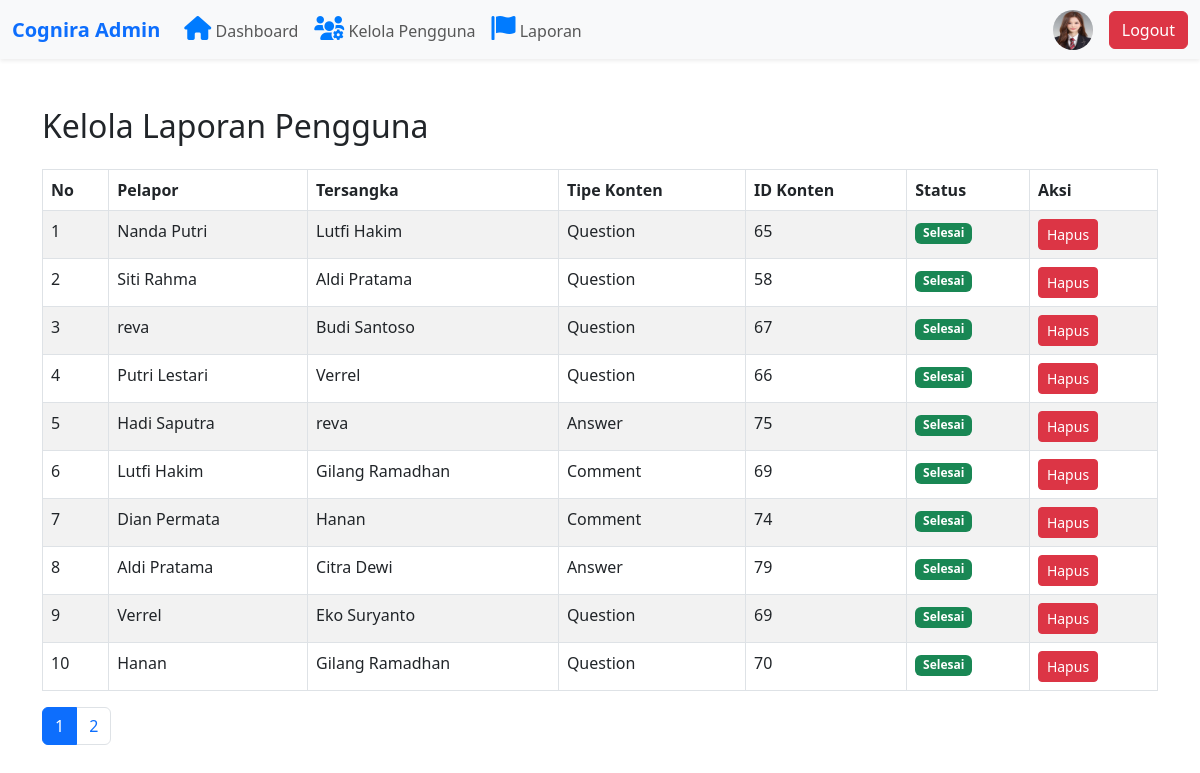
The app's page /admin/laporan-admin.php (signed in) with its own data.
### tables this page shows
CREATE TABLE `admin_moderator` (
  `pengguna_id` varchar(11) NOT NULL,
  `nama` varchar(50) NOT NULL,
  `email` varchar(100) NOT NULL,
  `kata_sandi` varchar(255) NOT NULL,
  `foto` varchar(50) DEFAULT NULL,
  `peran` enum('Admin','Moderator') NOT NULL,
  `created_at` datetime NOT NULL
);

CREATE TABLE `laporan` (
  `laporan_id` int(11) NOT NULL,
  `pelapor_id` varchar(11) NOT NULL,
  `tersangka_id` varchar(11) NOT NULL,
  `konten_id` int(11) NOT NULL,
  `konten_tipe` enum('Question','Answer','Comment') NOT NULL,
  `penangan_id` int(11) DEFAULT NULL,
  `status_laporan` enum('Pending','Selesai') DEFAULT 'Pending',
  `waktu_laporan` datetime NOT NULL
);

CREATE TABLE `pengguna_cognira` (
  `pengguna_id` varchar(11) NOT NULL,
  `nama_pengguna` varchar(50) NOT NULL,
  `email` varchar(100) NOT NULL,
  `kata_sandi` varchar(255) NOT NULL,
  `foto` varchar(50) DEFAULT NULL,
  `created_at` datetime NOT NULL,
  `statusblock` tinyint(1) NOT NULL DEFAULT 0,
  `blokir_hingga` datetime DEFAULT NULL
);

### admin/laporan-admin.php (the view, shortened to what this page needs)
<?php
require_once '../config.php';
require_once '../template/navbar-admin.php';
$limit = 10;
$page = isset($_GET['page']) ? (int)$_GET['page'] : 1;
$offset = ($page - 1) * $limit;
$query = $koneksi->prepare("
    SELECT l.*,
           p.nama_pengguna AS pelapor,
           t.nama_pengguna AS tersangka
    FROM laporan l
    JOIN pengguna_cognira p ON l.pelapor_id = p.pengguna_id
    JOIN pengguna_cognira t ON l.tersangka_id = t.pengguna_id
    ORDER BY l.waktu_laporan DESC
    LIMIT ? OFFSET ?
");
$query->bind_param('ii', $limit, $offset);
$query->execute();
$result = $query->get_result();
$total_query = $koneksi->query("SELECT COUNT(*) AS total FROM laporan");
$total_data = $total_query->fetch_assoc()['total'];
$total_pages = ceil($total_data / $limit);
?>
<!DOCTYPE html>
<html lang="id">
<head>
    <link rel="stylesheet" href="https://cdn.jsdelivr.net/npm/bootstrap@5.3.0/dist/css/bootstrap.min.css">
</head>
<body>
<div class="container mt-5">
    <h2 class="mb-4">Kelola Laporan Pengguna</h2>
    <table class="table table-bordered table-striped">
        <thead>
            <tr>
                <th>No</th>
                <th>Pelapor</th>
                <th>Tersangka</th>
                <th>Tipe Konten</th>
                <th>ID Konten</th>
                <th>Status</th>
                <th>Aksi</th>
            </tr>
        </thead>
        <tbody>
            <?php
            $no = $offset + 1;
            while ($row = $result->fetch_assoc()) :
            ?>
                <tr>
                    <td><?= $no++ ?></td>
                    <td><?= htmlspecialchars($row['pelapor']) ?></td>
                    <td><?= htmlspecialchars($row['tersangka']) ?></td>
                    <td><?= htmlspecialchars($row['konten_tipe']) ?></td>
                    <td><?= htmlspecialchars($row['konten_id']) ?></td>
                    <td>
                        <?php if ($row['status_laporan'] === 'Pending') : ?>
                            <a href="update-status-report.php?id=<?= $row['laporan_id'] ?>"
                            class="btn btn-sm btn-warning">
                            Tandai Selesai
                            </a>
                        <?php else : ?>
                            <span class="badge bg-success">Selesai</span>
                        <?php endif; ?>
                    </td>
                    <td>
                        <a href="delete-report-admin.php?id=<?= $row['laporan_id'] ?>"
                        onclick="return confirm('Apakah Anda yakin ingin menghapus laporan ini?')"
                        class="btn btn-sm btn-danger">Hapus</a>
                    </td>
                </tr>
            <?php endwhile; ?>
        </tbody>
    </table>
    <nav>
        <ul class="pagination">
            <?php for ($i = 1; $i <= $total_pages; $i++) : ?>
                <li class="page-item <?= ($i == $page) ? 'active' : ''; ?>">
                    <a class="page-link" href="?page=<?= $i ?>"><?= $i ?></a>
                </li>
            <?php endfor; ?>
        </ul>
    </nav>
</div>
</body>
</html>

### template/navbar-admin.php (shortened to what this page needs)
<?php
require_once "../config.php";
$pengguna_id = $_SESSION['ssLogin'];
$query = $koneksi->prepare("SELECT foto FROM admin_moderator WHERE pengguna_id = ?");
$query->bind_param('s', $pengguna_id);
$query->execute();
$result = $query->get_result();
$admin = $result->fetch_assoc();
$foto_profil = (!empty($admin['foto']) && file_exists("../asset/uploads/" . $admin['foto']))
    ? "../asset/uploads/" . htmlspecialchars($admin['foto'])
    : "../asset/uploads/default.png";
?>
<!DOCTYPE html>
<html lang="id">
<head>
    <link rel="stylesheet" href="https://cdn.jsdelivr.net/npm/bootstrap@5.3.0/dist/css/bootstrap.min.css">
    <link rel="stylesheet" href="https://cdnjs.cloudflare.com/ajax/libs/font-awesome/6.0.0/css/all.min.css">
</head>
<body>
    <nav class="navbar navbar-expand-lg navbar-light bg-light shadow-sm">
        <div class="container-fluid">
            <a class="navbar-brand fw-bold text-primary" href="../admin/dashboard-admin.php">Cognira Admin</a>
            <ul class="navbar-nav me-auto mb-2 mb-lg-0">
                <li class="nav-item">
                    <a class="nav-link" href="../admin/dashboard-admin.php">
                        <i class="fa-solid fa-house" style="color: #007bff; font-size: 1.5rem; transition: color 0.3s ease;"
                        onmouseover="this.style.color='#FCC737'"
                        onmouseout="this.style.color='#007bff'"></i> Dashboard
                    </a>
                </li>
                <li class="nav-item">
                    <a class="nav-link" href="../admin/kelola-pengguna.php">
                        <i class="fas fa-users-cog" style="color: #007bff; font-size: 1.5rem; transition: color 0.3s ease;"
                        onmouseover="this.style.color='#FCC737'"
                        onmouseout="this.style.color='#007bff'"></i> Kelola Pengguna
                    </a>
                </li>
                <li class="nav-item">
                    <a class="nav-link" href="../admin/laporan-admin.php">
                        <i class="fas fa-flag" style="color: #007bff; font-size: 1.5rem; transition: color 0.3s ease;"
                        onmouseover="this.style.color='#FCC737'"
                        onmouseout="this.style.color='#007bff'"></i> Laporan
                    </a>
                </li>
            </ul>
            <div class="d-flex align-items-center">
                <a href="../admin/profile-admin.php">
                    <img src="<?php echo $foto_profil; ?>" alt="Foto Admin" class="rounded-circle me-3" width="40" height="40">
                </a>
                <a href="../auth/logout.php" class="btn btn-danger" onclick="return confirmLogout();">Logout</a>
            </div>
        </div>
    </nav>
</body>
</html>

### records on screen
admin_moderator: foto (picture)
laporan: pelapor.nama_pengguna "Nanda Putri", pengguna_cognira.nama_pengguna "Lutfi Hakim", konten_tipe "Question", konten "65", status_laporan "Selesai"
laporan: pelapor.nama_pengguna "Siti Rahma", pengguna_cognira.nama_pengguna "Aldi Pratama", konten_tipe "Question", konten "58", status_laporan "Selesai"
laporan: pelapor.nama_pengguna "reva", pengguna_cognira.nama_pengguna "Budi Santoso", konten_tipe "Question", konten "67", status_laporan "Selesai"
laporan: pelapor.nama_pengguna "Putri Lestari", pengguna_cognira.nama_pengguna "Verrel", konten_tipe "Question", konten "66", status_laporan "Selesai"
laporan: pelapor.nama_pengguna "Hadi Saputra", pengguna_cognira.nama_pengguna "reva", konten_tipe "Answer", konten "75", status_laporan "Selesai"
laporan: pelapor.nama_pengguna "Lutfi Hakim", pengguna_cognira.nama_pengguna "Gilang Ramadhan", konten_tipe "Comment", konten "69", status_laporan "Selesai"
laporan: pelapor.nama_pengguna "Dian Permata", pengguna_cognira.nama_pengguna "Hanan", konten_tipe "Comment", konten "74", status_laporan "Selesai"
laporan: pelapor.nama_pengguna "Aldi Pratama", pengguna_cognira.nama_pengguna "Citra Dewi", konten_tipe "Answer", konten "79", status_laporan "Selesai"
laporan: pelapor.nama_pengguna "Verrel", pengguna_cognira.nama_pengguna "Eko Suryanto", konten_tipe "Question", konten "69", status_laporan "Selesai"
laporan: pelapor.nama_pengguna "Hanan", pengguna_cognira.nama_pengguna "Gilang Ramadhan", konten_tipe "Question", konten "70", status_laporan "Selesai"
